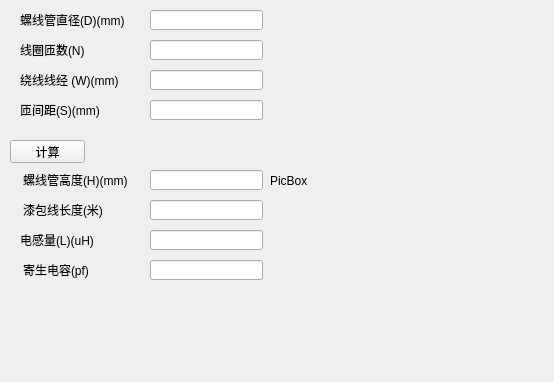
<?xml version="1.0" encoding="UTF-8"?>
<ui version="4.0">
 <class>PrimaryCoil</class>
 <widget class="QWidget" name="PrimaryCoil">
  <property name="geometry">
   <rect>
    <x>0</x>
    <y>0</y>
    <width>554</width>
    <height>382</height>
   </rect>
  </property>
  <property name="minimumSize">
   <size>
    <width>550</width>
    <height>380</height>
   </size>
  </property>
  <property name="windowTitle">
   <string>螺丝管电感计算器</string>
  </property>
  <widget class="QLineEdit" name="lineEdit_1">
   <property name="geometry">
    <rect>
     <x>150</x>
     <y>10</y>
     <width>113</width>
     <height>20</height>
    </rect>
   </property>
  </widget>
  <widget class="QPushButton" name="pushButton_1">
   <property name="geometry">
    <rect>
     <x>10</x>
     <y>140</y>
     <width>75</width>
     <height>23</height>
    </rect>
   </property>
   <property name="text">
    <string>计算</string>
   </property>
  </widget>
  <widget class="QLineEdit" name="lineEdit_2">
   <property name="geometry">
    <rect>
     <x>150</x>
     <y>40</y>
     <width>113</width>
     <height>20</height>
    </rect>
   </property>
  </widget>
  <widget class="QLineEdit" name="lineEdit_8">
   <property name="geometry">
    <rect>
     <x>150</x>
     <y>260</y>
     <width>113</width>
     <height>20</height>
    </rect>
   </property>
  </widget>
  <widget class="QLineEdit" name="lineEdit_3">
   <property name="geometry">
    <rect>
     <x>150</x>
     <y>70</y>
     <width>113</width>
     <height>20</height>
    </rect>
   </property>
  </widget>
  <widget class="QLineEdit" name="lineEdit_4">
   <property name="geometry">
    <rect>
     <x>150</x>
     <y>100</y>
     <width>113</width>
     <height>20</height>
    </rect>
   </property>
  </widget>
  <widget class="QLineEdit" name="lineEdit_5">
   <property name="geometry">
    <rect>
     <x>150</x>
     <y>170</y>
     <width>113</width>
     <height>20</height>
    </rect>
   </property>
  </widget>
  <widget class="QLineEdit" name="lineEdit_6">
   <property name="geometry">
    <rect>
     <x>150</x>
     <y>200</y>
     <width>113</width>
     <height>20</height>
    </rect>
   </property>
  </widget>
  <widget class="QLineEdit" name="lineEdit_7">
   <property name="geometry">
    <rect>
     <x>150</x>
     <y>230</y>
     <width>113</width>
     <height>20</height>
    </rect>
   </property>
  </widget>
  <widget class="QLabel" name="pic_label_1">
   <property name="geometry">
    <rect>
     <x>270</x>
     <y>10</y>
     <width>221</width>
     <height>341</height>
    </rect>
   </property>
   <property name="text">
    <string>PicBox</string>
   </property>
  </widget>
  <widget class="QLabel" name="label_1">
   <property name="geometry">
    <rect>
     <x>20</x>
     <y>10</y>
     <width>121</width>
     <height>20</height>
    </rect>
   </property>
   <property name="text">
    <string>螺线管直径(D)(mm)</string>
   </property>
  </widget>
  <widget class="QLabel" name="label_8">
   <property name="geometry">
    <rect>
     <x>23</x>
     <y>260</y>
     <width>91</width>
     <height>20</height>
    </rect>
   </property>
   <property name="text">
    <string>寄生电容(pf)</string>
   </property>
  </widget>
  <widget class="QLabel" name="label_2">
   <property name="geometry">
    <rect>
     <x>20</x>
     <y>40</y>
     <width>101</width>
     <height>20</height>
    </rect>
   </property>
   <property name="text">
    <string>线圈匝数(N)</string>
   </property>
  </widget>
  <widget class="QLabel" name="label_3">
   <property name="geometry">
    <rect>
     <x>20</x>
     <y>70</y>
     <width>111</width>
     <height>20</height>
    </rect>
   </property>
   <property name="text">
    <string>绕线线经 (W)(mm)</string>
   </property>
  </widget>
  <widget class="QLabel" name="label_4">
   <property name="geometry">
    <rect>
     <x>20</x>
     <y>100</y>
     <width>101</width>
     <height>20</height>
    </rect>
   </property>
   <property name="text">
    <string>匝间距(S)(mm)</string>
   </property>
  </widget>
  <widget class="QLabel" name="label_5">
   <property name="geometry">
    <rect>
     <x>23</x>
     <y>170</y>
     <width>121</width>
     <height>20</height>
    </rect>
   </property>
   <property name="text">
    <string>螺线管高度(H)(mm)</string>
   </property>
  </widget>
  <widget class="QLabel" name="label_6">
   <property name="geometry">
    <rect>
     <x>23</x>
     <y>200</y>
     <width>101</width>
     <height>20</height>
    </rect>
   </property>
   <property name="text">
    <string>漆包线长度(米)</string>
   </property>
  </widget>
  <widget class="QLabel" name="label_7">
   <property name="geometry">
    <rect>
     <x>20</x>
     <y>230</y>
     <width>101</width>
     <height>20</height>
    </rect>
   </property>
   <property name="text">
    <string>电感量(L)(uH)</string>
   </property>
  </widget>
 </widget>
 <resources/>
 <connections/>
</ui>
